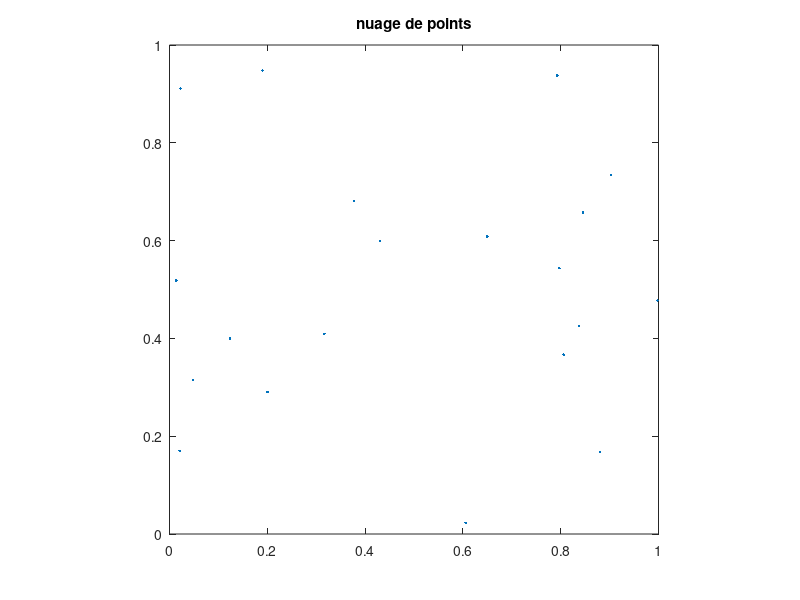

The MATLAB script that drew this image: (Note: this script raises an error after producing the figure.)
%% Le plus petit cercle englobant
% SABIR ILYASS
close all; clearvars;

%% definition d'une fonction distance euclidienne
euclidienDistance = @(px, py, qx, qy) sqrt((px - qx)^2 + (py - qy)^2);

%% construire le nuage de points dans le carré [0,1]²
n = 20;
points = rand(2,n);

%% affichage de nuage de points
figure;
plot(points(1,:), points(2,:), '.');
axis square; axis equal;
title("nuage de points");
axis([0 1 0 1]); hold on;

centreX = (points(1,1) + points(1,2))/2;
centreY = (points(2,1) + points(2,2))/2;
rayon = euclidienDistance(points(1,1), points(2,1), centreX, centreY);

for i = 3:n
    distance = euclidienDistance(points(1,i), points(2,i), centreX, centreY);
    if (distance > rayon)
        [centreX, centreY, rayon] = plusPetitCercleParUnPoint(points(1:2, 1:i - 1), points(1,i), points(2,i));
    end
end

centre = [centreX centreY];
pos = [centre - rayon 2 * rayon 2 * rayon];
rectangle('Position',pos,'Curvature',[1 1]);
axis equal;

